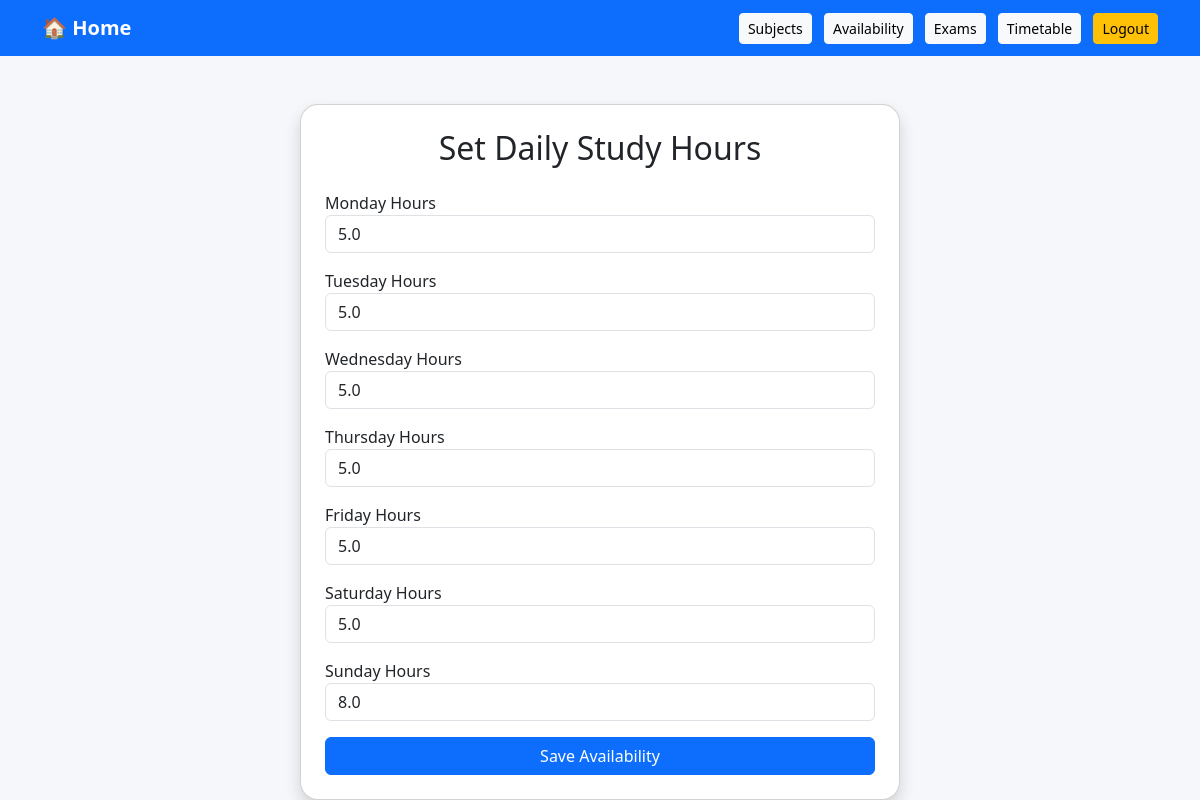
The page /availability/ (signed in) on the database its author committed.
### planner/models.py (models this page shows, shortened)
class StudyAvailability(models.Model):
    user = models.OneToOneField(User, on_delete=models.CASCADE)
    monday_hours = models.FloatField(default=0)
    tuesday_hours = models.FloatField(default=0)
    wednesday_hours = models.FloatField(default=0)
    thursday_hours = models.FloatField(default=0)
    friday_hours = models.FloatField(default=0)
    saturday_hours = models.FloatField(default=0)
    sunday_hours = models.FloatField(default=0)

### planner/views.py (the view, shortened to what this page needs)
# urls.py: path('availability/', views.set_availability, name='set_availability'),
@login_required
def set_availability(request):
    availability, created = StudyAvailability.objects.get_or_create(user=request.user)
    return render(request, 'planner/set_availability.html', {'availability': availability})

### planner/templates/planner/set_availability.html (shortened to what this page needs)
<!DOCTYPE html>
<html>
<head>
    <link href="https://cdn.jsdelivr.net/npm/bootstrap@5.3.0/dist/css/bootstrap.min.css" rel="stylesheet">
</head>
<body style="background-color: #f5f7fb;">
<nav class="navbar navbar-expand-lg navbar-dark bg-primary">
    <div class="container">
        <a class="navbar-brand fw-bold" href="/dashboard/">🏠 Home</a>
        <div class="ms-auto">
            <a href="/subjects/" class="btn btn-light btn-sm me-2">Subjects</a>
            <a href="/availability/" class="btn btn-light btn-sm me-2">Availability</a>
            <a href="/exams/" class="btn btn-light btn-sm me-2">Exams</a>
            <a href="/weekly-timetable/" class="btn btn-light btn-sm me-2">Timetable</a>
            <a href="/logout/" class="btn btn-warning btn-sm">Logout</a>
        </div>
    </div>
</nav>
<div class="container mt-5">
    <div class="card shadow p-4 mx-auto" style="max-width: 600px; border-radius: 18px;">
        <h2 class="mb-4 text-center">Set Daily Study Hours</h2>
        <form method="POST">
            <div class="mb-3">
                <label>Monday Hours</label>
                <input type="number" step="0.5" name="monday_hours" class="form-control" value="{{ availability.monday_hours }}">
            </div>
            <div class="mb-3">
                <label>Tuesday Hours</label>
                <input type="number" step="0.5" name="tuesday_hours" class="form-control" value="{{ availability.tuesday_hours }}">
            </div>
            <div class="mb-3">
                <label>Wednesday Hours</label>
                <input type="number" step="0.5" name="wednesday_hours" class="form-control" value="{{ availability.wednesday_hours }}">
            </div>
            <div class="mb-3">
                <label>Thursday Hours</label>
                <input type="number" step="0.5" name="thursday_hours" class="form-control" value="{{ availability.thursday_hours }}">
            </div>
            <div class="mb-3">
                <label>Friday Hours</label>
                <input type="number" step="0.5" name="friday_hours" class="form-control" value="{{ availability.friday_hours }}">
            </div>
            <div class="mb-3">
                <label>Saturday Hours</label>
                <input type="number" step="0.5" name="saturday_hours" class="form-control" value="{{ availability.saturday_hours }}">
            </div>
            <div class="mb-3">
                <label>Sunday Hours</label>
                <input type="number" step="0.5" name="sunday_hours" class="form-control" value="{{ availability.sunday_hours }}">
            </div>
            <button type="submit" class="btn btn-primary w-100">Save Availability</button>
        </form>
    </div>
</div>
</body>
</html>

### rows shown on the page
StudyAvailability: monday_hours "5.0", tuesday_hours "5.0", wednesday_hours "5.0", thursday_hours "5.0", friday_hours "5.0", saturday_hours "5.0", sunday_hours "8.0"
